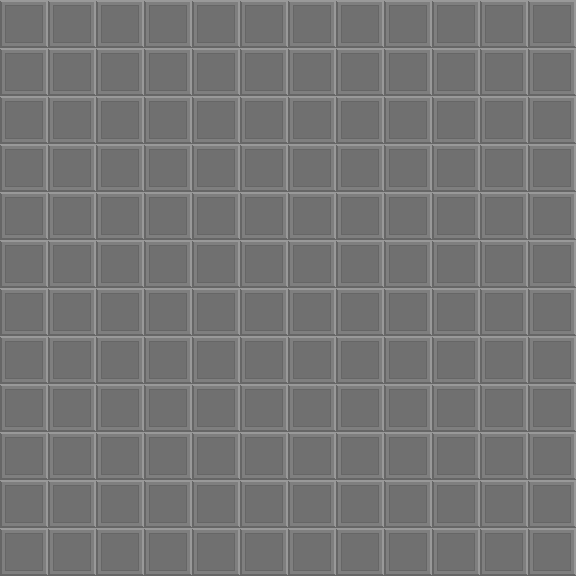

A level layout from a 2D game, rendered from its tile map. Below: a short description, then the map file with tile-grid data replaced by summaries:
An orthogonal 12x12 tile map with 48x48 px tiles, 1 tile layer (floor).

<map version="1.2" tiledversion="1.2.2" orientation="orthogonal" renderorder="right-down" width="12" height="12" tilewidth="48" tileheight="48" infinite="0" nextlayerid="3" nextobjectid="1">
 <tileset firstgid="1" source="StationTileset.tsx" />
 <layer id="1" name="floor" width="12" height="12">
  <data>[144 cells, 144 non-empty, 1 distinct tile ids]</data>
 </layer>
 <objectgroup id="2" name="robots" />
</map>
